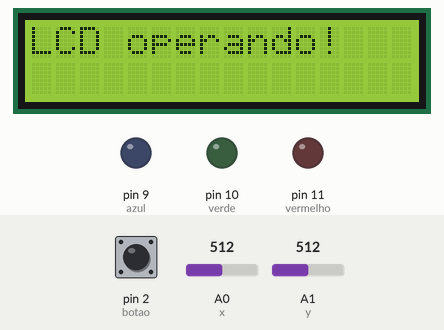
This sketch was run on a simulated Arduino Uno, built with avr-gcc and run on an emulated ATmega328P. Parts: 16×2 character LCD, output pins drawn as LEDs (lit = HIGH). Dashed ring = blinking. Inputs (shaded band) come from the test bench; at power-on: pin 2 (botao) HIGH, A0 (x) = 512, A1 (y) = 512. What the sketch prints to the serial monitor is not drawn.

Above: at 4.2 s.
4.3 s: pin 2 (botao) pulled LOW for 1 s
At 5.6 s:
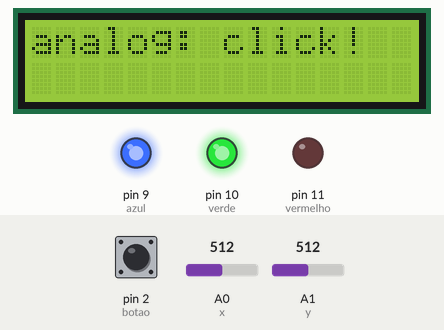
6.8 s: A0 (x) set to 0
At 8.3 s:
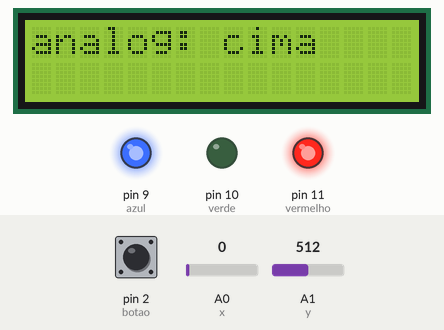
9.8 s: A1 (y) set to 0
At 11.1 s:
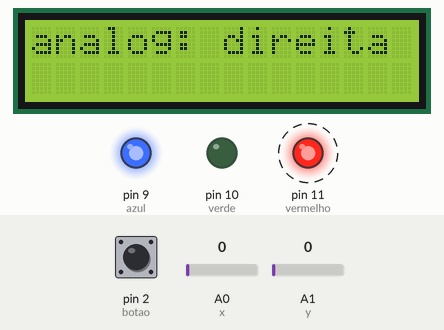
12.8 s: A1 (y) set to 1014
At 13.2 s:
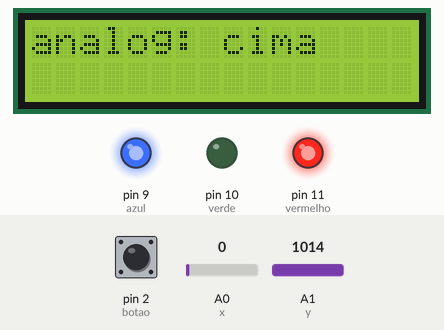
15.8 s: A1 (y) set to 1023
At 17.1 s:
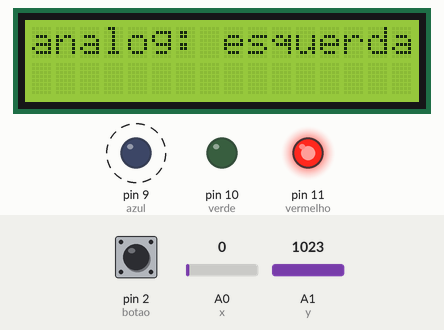
18.8 s: pin 2 (botao) pulled LOW for 0.15 s
At 20.4 s:
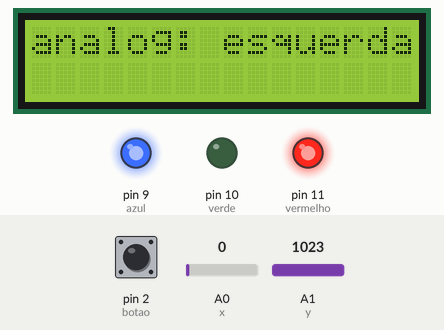
Timing chart, 0 to 69.4 s (numbered marks = the images above; inputs shaded):
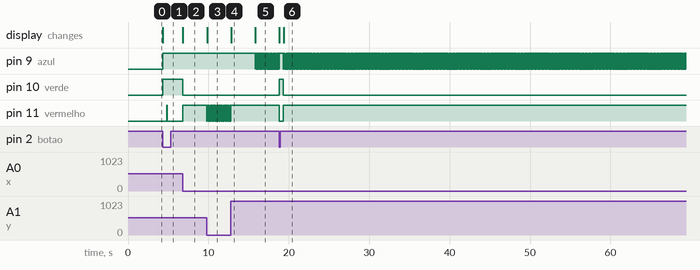

The sketch:

joystick-lcd-i2c.ino
```cpp
#include <Wire.h>
#include <LiquidCrystal_I2C.h>

#define vermelho 11
#define verde 10
#define azul 9
#define x A0    // Saída analógica (Eixo X)
#define y A1    // Saída analógica (Eixo Y)
#define botao 2 // Saída digital do botão (Eixo Z)

#define lcd_n_col 16      // define o numero de colunas do display utilizado
#define lcd_n_lin 2       // define o numero de linhas do display utilizado
#define endereco_i2c 0x27 // endereço I2c (veja função obterEnderecoI2C)
LiquidCrystal_I2C lcd(endereco_i2c, lcd_n_col, lcd_n_lin);

int obterEnderecoI2C()
{
    Wire.begin();
    byte erro, endereco;
    int n_dispositivos = 0;
    for (endereco = 1; endereco < 127; endereco++)
    {
        Wire.beginTransmission(endereco);
        erro = Wire.endTransmission();
        if (erro == 0)
        {
            n_dispositivos++;
            return endereco;
        }
        else if (erro == 4)
        {
            Serial.println("Erro ao obter informação da conexão.");
            Serial.println("A rotina será interrompida.");
            exit(1);
        }
    }

    if (n_dispositivos == 0)
    {
        Serial.println("Nenhum dispositivo I2C encontrado.");
        Serial.println("A rotina será interrompida.");
        exit(1);
    }
}

void Vermelho()
{
    digitalWrite(azul, LOW);
    digitalWrite(verde, LOW);
    digitalWrite(vermelho, HIGH);
}
void Verde()
{
    digitalWrite(vermelho, LOW);
    digitalWrite(azul, LOW);
    digitalWrite(verde, HIGH);
}
void Azul()
{
    digitalWrite(vermelho, LOW);
    digitalWrite(verde, LOW);
    digitalWrite(azul, HIGH);
}
void Branco()
{
    digitalWrite(azul, HIGH);
    digitalWrite(vermelho, HIGH);
    digitalWrite(verde, HIGH);
}
void Magenta()
{
    digitalWrite(verde, LOW);
    digitalWrite(azul, HIGH);
    digitalWrite(vermelho, HIGH);
}
void Ciano()
{
    digitalWrite(vermelho, LOW);
    digitalWrite(verde, HIGH);
    digitalWrite(azul, HIGH);
}

void escreverTela(String msg, int linha, int coluna)
{
    lcd.clear();
    lcd.setCursor(linha, coluna);
    lcd.print(msg);
}

void setup()
{
    Serial.begin(9600);
    while (!Serial)
        ;

    // #################################################################################
    // Identificação da porta I2C
    // #################################################################################
    Serial.println("I2C Scanner");
    int endereco = obterEnderecoI2C();
    Serial.print("Endereço I2C (HEX): 0x");
    Serial.println(endereco, HEX);

    pinMode(vermelho, OUTPUT);
    pinMode(verde, OUTPUT);
    pinMode(azul, OUTPUT);
    pinMode(botao, INPUT_PULLUP);

    lcd.init();
    lcd.backlight();
    escreverTela("LCD operando!", 0, 0);

    delay(3000);
}

void loop()
{
    // Notas:
    // > declarações switch...case não permitiram a leitura em 'tempo real' das
    // entradas analógicas, então declaraçóes 'if' (sem else if), foram as melhores

    if (analogRead(x) == 0)
    {
        Serial.println("direção: cima");
        Magenta();
        escreverTela("analog: cima", 0, 0);
    }
    if (analogRead(x) == 1023)
    {
        Serial.println("direção: baixo");
        Verde();
        escreverTela("analog: baixo", 0, 0);
    }

    if (analogRead(y) == 0)
    {
        Serial.println("direção: direita");
        Azul();
        escreverTela("analog: direita", 0, 0);
    }
    if (analogRead(y) == 1023)
    {
        Serial.println("direção: esquerda");
        Vermelho();
        escreverTela("analog: esquerda", 0, 0);
    }

    if ((digitalRead(botao)) == 0)
    {
        Serial.println("botão pressionado");
        Ciano();
        escreverTela("analog: click!", 0, 0);
        delay(500);

        if ((digitalRead(botao)) == 0)
        {
            Branco();

            if ((digitalRead(botao)) == 0)
            {
                Serial.println("------------------------------------");
                Serial.print("Eixo X: ");
                Serial.println(analogRead(x));
                Serial.print("Eixo Y: ");
                Serial.println(analogRead(y));
                Serial.print("Leitura do botão: ");
                Serial.println(digitalRead(botao));
                Serial.println("------------------------------------");
            }
        }
    }
}
```

Measured:
- the behaviour switches between 1022 and 1023 on A1 (y) (found by bisection; images 4 and 5)
- after the input at 4.3 s, pin 9 (azul), pin 10 (verde): LOW → HIGH at once; pin 11 (vermelho): LOW → HIGH after 0.52 s, → LOW 0.08 s later; the display: changes at once (image 1)
- after the input at 6.8 s, pin 10 (verde): HIGH → LOW at once; pin 11 (vermelho): LOW → HIGH at once; the display: changes at once (image 2)
- after the input at 9.8 s, pin 11 (vermelho): alternates HIGH for 0.02 s and LOW for 0.02 s, starting at once; the display: changes at once (image 3)
- after the input at 12.8 s, pin 11 (vermelho): stops changing and stays HIGH; the display: changes at once (image 4)
- after the input at 15.8 s, pin 9 (azul): alternates HIGH for 0.02 s and LOW for 0.02 s, starting at once; the display: changes at once (image 5)
- after the input at 18.8 s, pin 10 (verde): LOW → HIGH at once, → LOW 0.52 s later; pin 11 (vermelho): HIGH → LOW at once, → HIGH 0.52 s later; the display: first changes at once (image 6 shows a later state)
